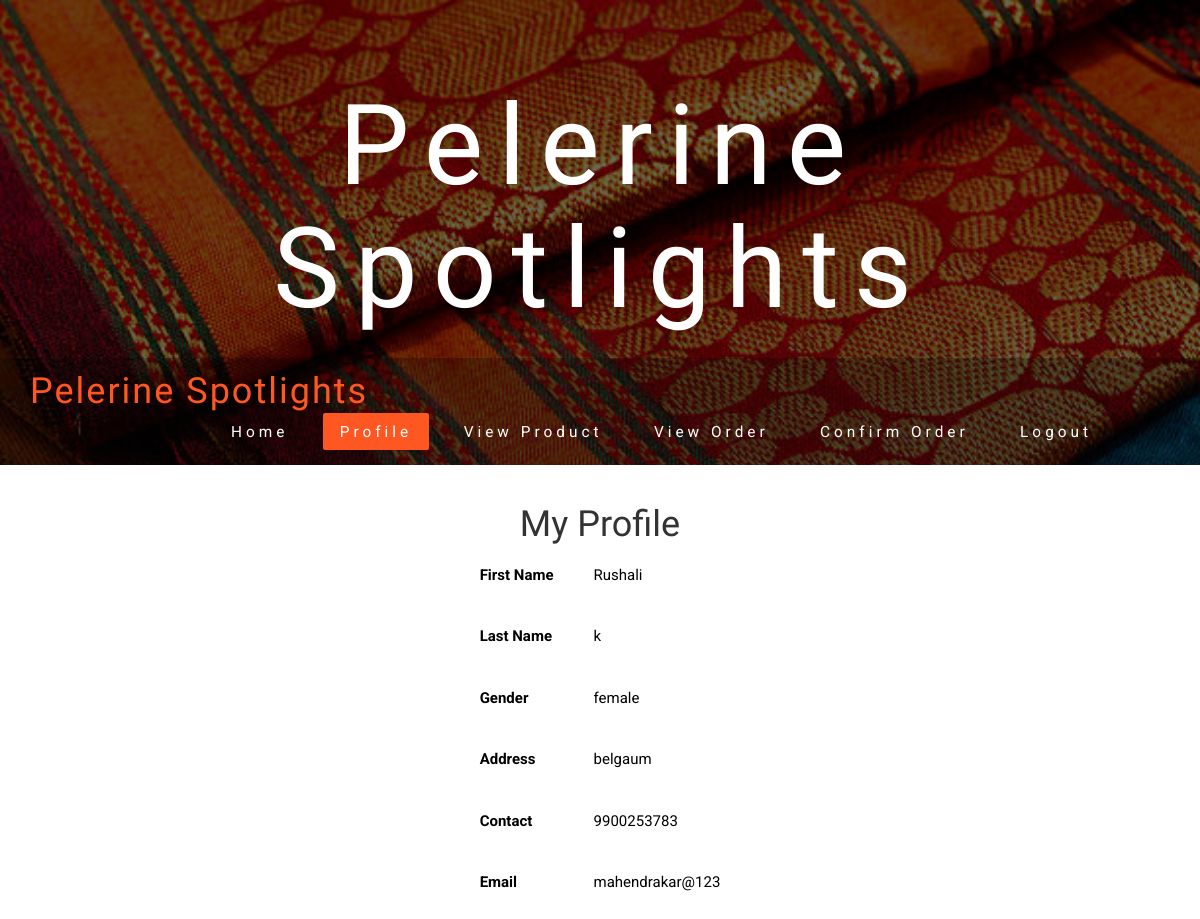
The app's page /distindex.php (signed in) with its own data.
### tables this page shows
CREATE TABLE `dist` (
  `fname` varchar(23) NOT NULL,
  `lname` varchar(23) NOT NULL,
  `gender` varchar(12) NOT NULL,
  `addr` varchar(245) NOT NULL,
  `contact` bigint(20) NOT NULL,
  `email` varchar(46) NOT NULL,
  `pass` varchar(12) NOT NULL
);

### distindex.php (the view, shortened to what this page needs)
<?php
	include "distnav.php";
	include "connect.php";
 ?>
 <!DOCTYPE html>
 <html>
 <head>
 </head>
 <body>
 	<center>
 		<br><br>
 		<h1>My Profile</h1>
 		<table>
 			<?php
 				$profile="SELECT * from dist where email='$email'";
 				$disp=mysqli_query($conn,$profile);
 				while ($row=mysqli_fetch_assoc($disp))
 					{?>
 					<tr>
 						<th> First Name</th>
 						<td><?php echo $row['fname']; ?></td>
 					</tr>
 					<tr>
 						<th> Last Name</th>
 						<td><?php echo $row['lname']; ?></td>
 					</tr>
 					<tr>
 						<th> Gender</th>
 						<td><?php echo $row['gender']; ?></td>
 					</tr>
 					<tr>
 						<th>Address</th>
 						<td><?php echo $row['addr']; ?></td>
 					</tr>
 					<tr>
 						<th>Contact</th>
 						<td><?php echo $row['contact']; ?></td>
 					</tr>
 					<tr>
 						<th>Email</th>
 						<td><?php echo $row['email']; ?></td>
 					</tr>
 				<?php }
 			 ?>
 		</table>
 		<br><br><br>
 	</center>
 </body>
 </html>

### css/style.css (style rules this page uses)
body { margin:0; font-family: 'Roboto', sans-serif; background: #fff; }
h1,h2,h3,h4,h5,h6 { margin:0; font-family: 'Limelight', cursive; }

### distnav.php (style rules this page uses)
th,td { padding:20px; }

### distindex.php (style rules this page uses)
th,td { padding: 20px; color: black; font-size: 15px; }

### records on screen
dist: fname "Rushali", lname "k", gender "female", addr "belgaum", contact "9900253783", email "mahendrakar@123"
